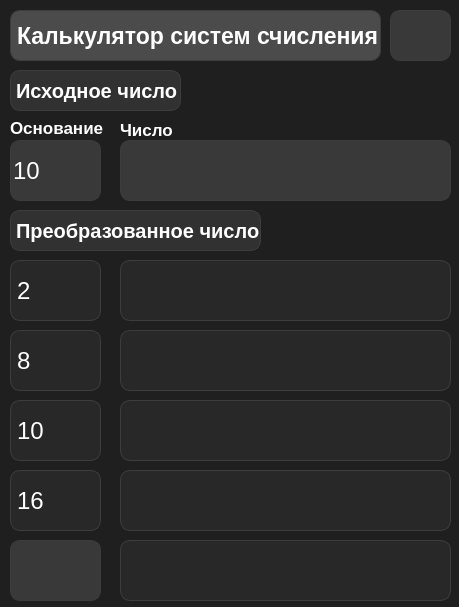
<?xml version="1.0" encoding="UTF-8"?>
<ui version="4.0">
 <class>MainWindow</class>
 <widget class="QMainWindow" name="MainWindow">
  <property name="geometry">
   <rect>
    <x>0</x>
    <y>0</y>
    <width>459</width>
    <height>607</height>
   </rect>
  </property>
  <property name="mouseTracking">
   <bool>true</bool>
  </property>
  <property name="tabletTracking">
   <bool>true</bool>
  </property>
  <property name="focusPolicy">
   <enum>Qt::FocusPolicy::StrongFocus</enum>
  </property>
  <property name="windowTitle">
   <string>MainWindow</string>
  </property>
  <property name="toolTipDuration">
   <number>1</number>
  </property>
  <property name="styleSheet">
   <string notr="true">background-color: #1f1f1f;</string>
  </property>
  <widget class="QWidget" name="centralwidget">
   <property name="styleSheet">
    <string notr="true">background-color: #1f1f1f
</string>
   </property>
   <widget class="QLabel" name="label">
    <property name="geometry">
     <rect>
      <x>10</x>
      <y>10</y>
      <width>371</width>
      <height>51</height>
     </rect>
    </property>
    <property name="styleSheet">
     <string notr="true">font-size: 23px;
background-color: rgb(75, 75, 75);
font-weight: bold;
color: white;
border: 1px solid rgb(61, 61, 61);
border-radius: 10px;</string>
    </property>
    <property name="text">
     <string>Калькулятор систем счисления</string>
    </property>
   </widget>
   <widget class="QLineEdit" name="le_src_base">
    <property name="geometry">
     <rect>
      <x>10</x>
      <y>140</y>
      <width>91</width>
      <height>61</height>
     </rect>
    </property>
    <property name="styleSheet">
     <string notr="true">font-size: 24px;
background-color: rgb(57, 57, 57);
border: 1px solid rgb(61, 61, 61);
border-radius: 10px;
color: white;</string>
    </property>
    <property name="text">
     <string>10</string>
    </property>
   </widget>
   <widget class="QLabel" name="label_3">
    <property name="geometry">
     <rect>
      <x>10</x>
      <y>120</y>
      <width>101</width>
      <height>16</height>
     </rect>
    </property>
    <property name="styleSheet">
     <string notr="true">font-size: 17px;
font-weight: bold;
color: white;</string>
    </property>
    <property name="text">
     <string>Основание</string>
    </property>
   </widget>
   <widget class="QLabel" name="label_6">
    <property name="geometry">
     <rect>
      <x>10</x>
      <y>260</y>
      <width>91</width>
      <height>61</height>
     </rect>
    </property>
    <property name="styleSheet">
     <string notr="true">font-size: 24px;
background-color: rgb(40, 40, 40);
border: 1px solid rgb(61, 61, 61);
border-radius: 10px;
color: white;</string>
    </property>
    <property name="text">
     <string>2</string>
    </property>
   </widget>
   <widget class="QLabel" name="label_7">
    <property name="geometry">
     <rect>
      <x>10</x>
      <y>330</y>
      <width>91</width>
      <height>61</height>
     </rect>
    </property>
    <property name="styleSheet">
     <string notr="true">font-size: 24px;
background-color: rgb(40, 40, 40);
border: 1px solid rgb(61, 61, 61);
border-radius: 10px;
color: white;</string>
    </property>
    <property name="text">
     <string>8</string>
    </property>
   </widget>
   <widget class="QLabel" name="label_8">
    <property name="geometry">
     <rect>
      <x>10</x>
      <y>400</y>
      <width>91</width>
      <height>61</height>
     </rect>
    </property>
    <property name="styleSheet">
     <string notr="true">font-size: 24px;
background-color: rgb(40, 40, 40);
border: 1px solid rgb(61, 61, 61);
border-radius: 10px;
color: white;</string>
    </property>
    <property name="text">
     <string>10</string>
    </property>
   </widget>
   <widget class="QLabel" name="label_9">
    <property name="geometry">
     <rect>
      <x>10</x>
      <y>470</y>
      <width>91</width>
      <height>61</height>
     </rect>
    </property>
    <property name="styleSheet">
     <string notr="true">font-size: 24px;
background-color: rgb(40, 40, 40);
border: 1px solid rgb(61, 61, 61);
border-radius: 10px;
color: white;</string>
    </property>
    <property name="text">
     <string>16</string>
    </property>
   </widget>
   <widget class="QLineEdit" name="le_convert_base">
    <property name="geometry">
     <rect>
      <x>10</x>
      <y>540</y>
      <width>91</width>
      <height>61</height>
     </rect>
    </property>
    <property name="styleSheet">
     <string notr="true">font-size: 24px;
background-color: rgb(57, 57, 57);
border: 1px solid rgb(61, 61, 61);
border-radius: 10px;
color: white;</string>
    </property>
   </widget>
   <widget class="QLabel" name="label_5">
    <property name="geometry">
     <rect>
      <x>10</x>
      <y>70</y>
      <width>171</width>
      <height>41</height>
     </rect>
    </property>
    <property name="styleSheet">
     <string notr="true">font-size: 20px;
font-weight: bold;
background-color: rgb(49, 49, 49);
border: 1px solid rgb(61, 61, 61);
border-radius: 10px;
color: white;</string>
    </property>
    <property name="text">
     <string>Исходное число</string>
    </property>
   </widget>
   <widget class="QLabel" name="label_10">
    <property name="geometry">
     <rect>
      <x>10</x>
      <y>210</y>
      <width>251</width>
      <height>41</height>
     </rect>
    </property>
    <property name="styleSheet">
     <string notr="true">font-size: 20px;
font-weight: bold;
background-color: rgb(49, 49, 49);
border: 1px solid rgb(61, 61, 61);
border-radius: 10px;
color: white;</string>
    </property>
    <property name="text">
     <string>Преобразованное число</string>
    </property>
   </widget>
   <widget class="QPushButton" name="btn_settings">
    <property name="geometry">
     <rect>
      <x>390</x>
      <y>10</y>
      <width>61</width>
      <height>51</height>
     </rect>
    </property>
    <property name="cursor">
     <cursorShape>PointingHandCursor</cursorShape>
    </property>
    <property name="styleSheet">
     <string notr="true">border: 1px solid rgb(61, 61, 61);
background-color: rgb(57, 57, 57);
border-radius: 10px</string>
    </property>
    <property name="text">
     <string/>
    </property>
    <property name="icon">
     <iconset>
      <normaloff>:/icons/icons/settings.svg</normaloff>:/icons/icons/settings.svg</iconset>
    </property>
    <property name="iconSize">
     <size>
      <width>40</width>
      <height>40</height>
     </size>
    </property>
   </widget>
   <widget class="QLabel" name="label_4">
    <property name="geometry">
     <rect>
      <x>120</x>
      <y>120</y>
      <width>311</width>
      <height>20</height>
     </rect>
    </property>
    <property name="styleSheet">
     <string notr="true">font-size: 17px;
font-weight: bold;
color: white;</string>
    </property>
    <property name="text">
     <string>Число </string>
    </property>
   </widget>
   <widget class="QLineEdit" name="le_src_number">
    <property name="geometry">
     <rect>
      <x>120</x>
      <y>140</y>
      <width>331</width>
      <height>61</height>
     </rect>
    </property>
    <property name="styleSheet">
     <string notr="true">font-size: 24px;
background-color: rgb(57, 57, 57);
border: 1px solid rgb(61, 61, 61);
border-radius: 10px;
color: white;</string>
    </property>
   </widget>
   <widget class="QLineEdit" name="le_convert_bin">
    <property name="geometry">
     <rect>
      <x>120</x>
      <y>260</y>
      <width>331</width>
      <height>61</height>
     </rect>
    </property>
    <property name="styleSheet">
     <string notr="true">font-size: 24px;
background-color: rgb(40, 40, 40);
border: 1px solid rgb(61, 61, 61);
border-radius: 10px;
color: white;</string>
    </property>
    <property name="readOnly">
     <bool>true</bool>
    </property>
   </widget>
   <widget class="QLineEdit" name="le_convert_oct">
    <property name="geometry">
     <rect>
      <x>120</x>
      <y>330</y>
      <width>331</width>
      <height>61</height>
     </rect>
    </property>
    <property name="styleSheet">
     <string notr="true">font-size: 24px;
background-color: rgb(40, 40, 40);
border: 1px solid rgb(61, 61, 61);
border-radius: 10px;
color: white;</string>
    </property>
    <property name="readOnly">
     <bool>true</bool>
    </property>
   </widget>
   <widget class="QLineEdit" name="le_convert_dec">
    <property name="geometry">
     <rect>
      <x>120</x>
      <y>400</y>
      <width>331</width>
      <height>61</height>
     </rect>
    </property>
    <property name="styleSheet">
     <string notr="true">font-size: 24px;
background-color: rgb(40, 40, 40);
border: 1px solid rgb(61, 61, 61);
border-radius: 10px;
color: white;</string>
    </property>
    <property name="readOnly">
     <bool>true</bool>
    </property>
   </widget>
   <widget class="QLineEdit" name="le_convert_hex">
    <property name="geometry">
     <rect>
      <x>120</x>
      <y>470</y>
      <width>331</width>
      <height>61</height>
     </rect>
    </property>
    <property name="styleSheet">
     <string notr="true">font-size: 24px;
background-color: rgb(40, 40, 40);
border: 1px solid rgb(61, 61, 61);
border-radius: 10px;
color: white;</string>
    </property>
    <property name="readOnly">
     <bool>true</bool>
    </property>
   </widget>
   <widget class="QLineEdit" name="le_convert_number">
    <property name="geometry">
     <rect>
      <x>120</x>
      <y>540</y>
      <width>331</width>
      <height>61</height>
     </rect>
    </property>
    <property name="styleSheet">
     <string notr="true">font-size: 24px;
background-color: rgb(40, 40, 40);
border: 1px solid rgb(61, 61, 61);
border-radius: 10px;
color: white;</string>
    </property>
    <property name="text">
     <string/>
    </property>
    <property name="readOnly">
     <bool>true</bool>
    </property>
   </widget>
  </widget>
 </widget>
 <resources>
  <include location="res-rc.qrc"/>
 </resources>
 <connections/>
</ui>
